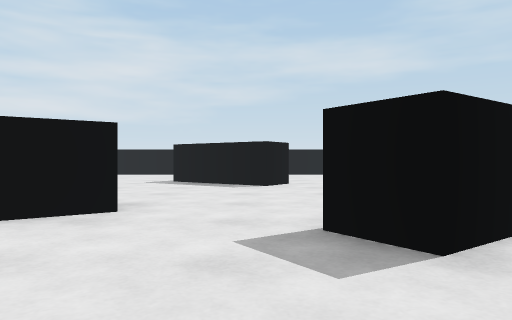
View 1 (above)

20 first-person views from a walk through a 3-D level made in the Unity game engine. The camera is 0.58 m above the floor, looks level and sees 70° across. The floor is counted in squares, 1 m on a side. Each view is taken from the middle of a square. On the plan, view 1 faces up. The plan holds only what a view shows up to about 10 squares ahead; the rest is blank. The player is left out.

View 2
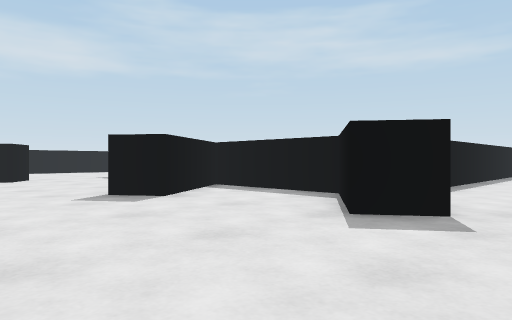

View 3
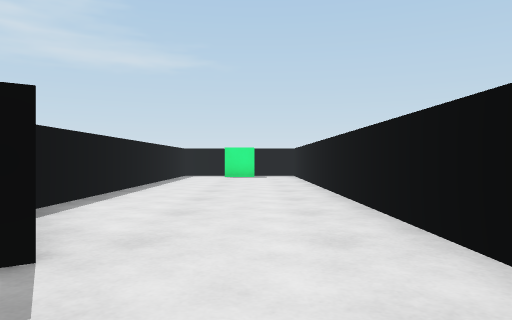

View 4
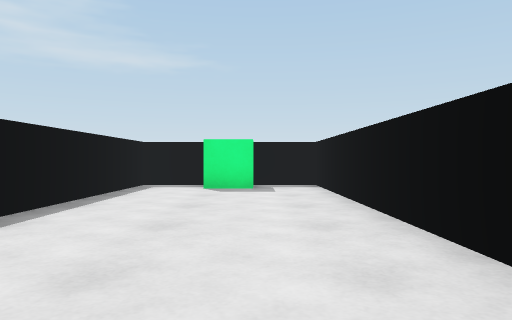

View 5
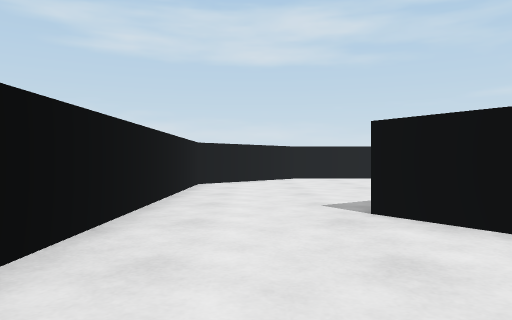

View 6
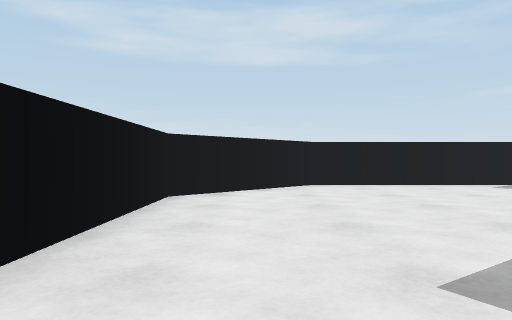

View 7
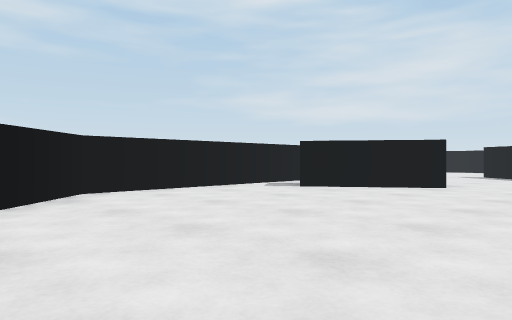

View 8
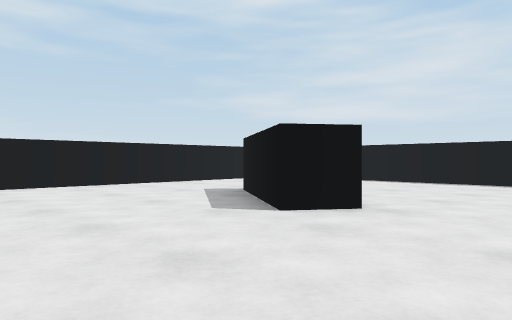

View 9
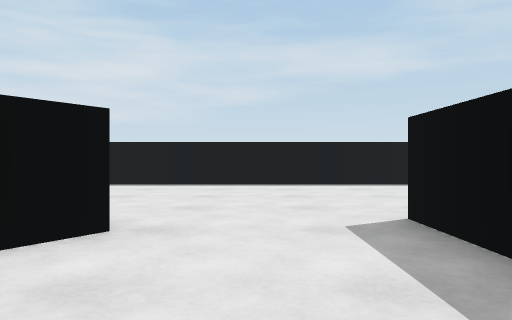

View 10
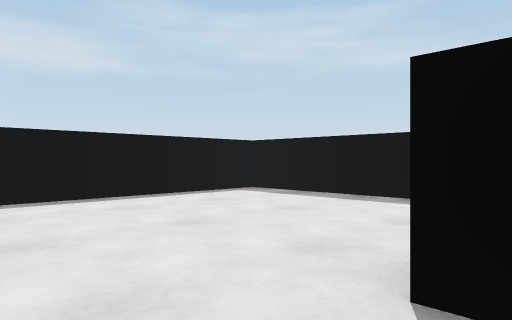

View 11
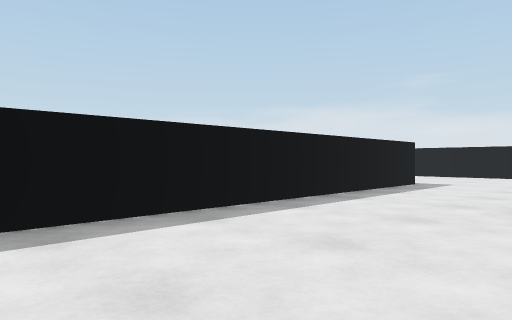

View 12
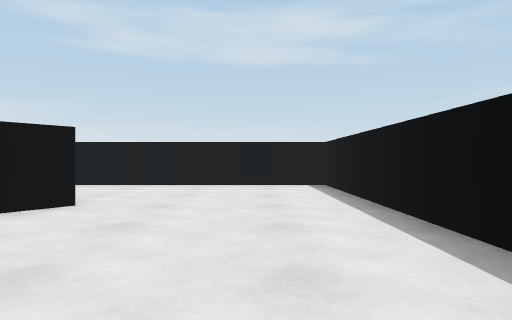

View 13
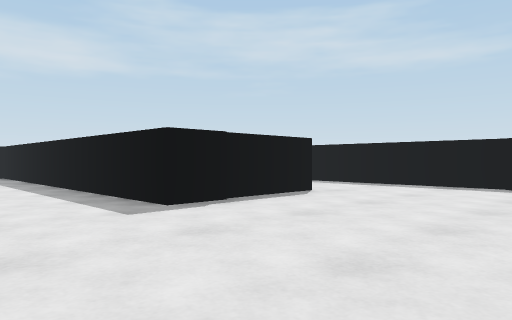

View 14
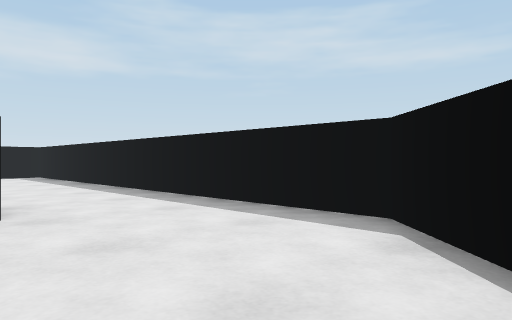

View 15
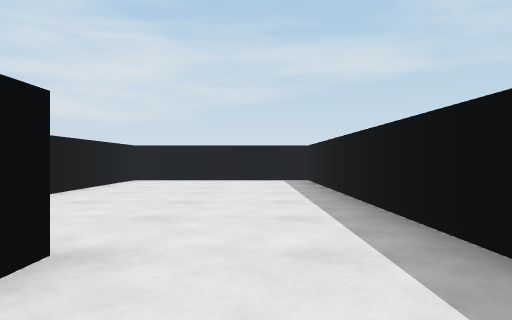

View 16
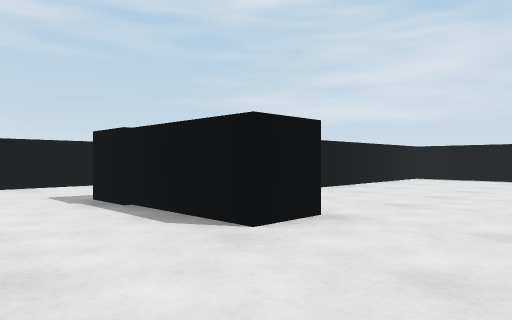

View 17
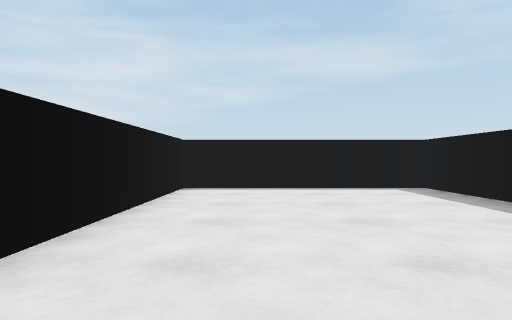

View 18
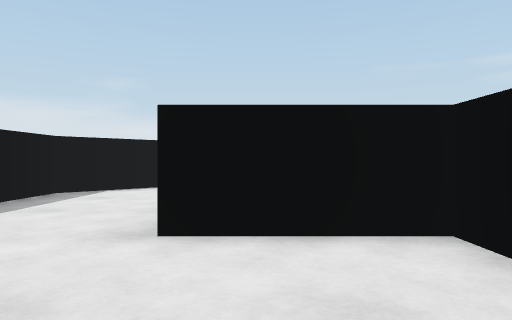

View 19
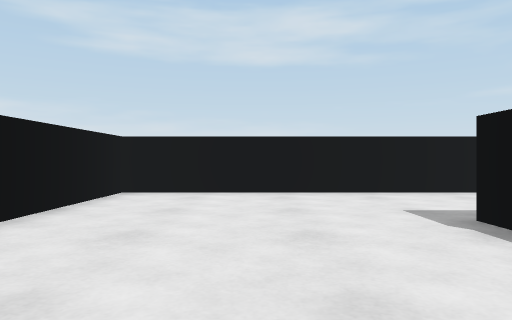

View 20
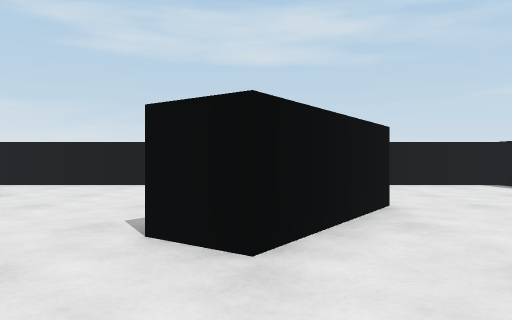

### Floor plan
Ten units are one square. View 1 is at (0, 0); x grows to the right and y downward. Boxes are objects, and circles mark ways between rooms. Rooms are numbered by the first view taken in them; rooms with no view inside come last. Other rooms are left out.
<svg viewBox="-60 -151 200 200">
<path fill="none" stroke="#000" d="M32 10 21 18 15 9 35 -5 35 -39 11 -22 5 -31M-15 -41 -41 -23M-55 -35 -55 17 -28 44 135 44 135 4 42 4M45 -70 45 -6 76 -6M35 -81 35 -96M85 -69 85 -62 108 -62 108 -52 75 -52 75 -146 -55 -146 -55 -35M-17 -107 8 -90 2 -82 -23 -99M121 -12 135 -26 135 -146 85 -146 85 -91"/>
<rect x="125" y="15" width="10" height="20" fill="#bbb"><title>green cube</title></rect>
<circle cx="-5" cy="-35" r="3" fill="#2a7"/>
<circle cx="-50" cy="-30" r="3" fill="#2a7"/>
<text x="30" y="20">1</text>
<text x="50" y="-80">2</text>
</svg>
Room 1 opens to room 2.

Where each view was taken, in squares from view 1:
view 1: 0 up, 0 right, facing up
view 2: 3 down, 2 left, facing up-right
view 3: 3 down, 0 right, facing right
view 4: 3 down, 5 right, facing right
view 5: 3 down, 6 right, facing left
view 6: 3 down, 3 right, facing left
view 7: 4 down, 1 right, facing up-left
view 8: 5 up, 3 right, facing up-left
view 9: 6 up, 2 right, facing up
view 10: 9 up, 2 right, facing up-right
view 11: 14 up, 4 right, facing down-right
view 12: 13 up, 3 right, facing left
view 13: 1 up, 5 right, facing up-right
view 14: 1 up, 10 right, facing up-right
view 15: 4 up, 12 right, facing up
view 16: 3 up, 13 right, facing up-left
view 17: 7 up, 10 right, facing up
view 18: 9 up, 10 right, facing down
view 19: 3 up, 11 right, facing left
view 20: 9 up, 3 right, facing left
